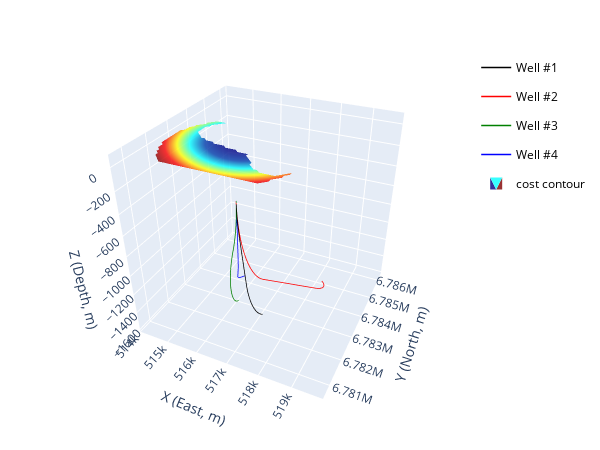

This figure's notebook cell:
### Markdown cell above
## 3.2 3D Visualization
Plot the wellbore trajectories and the cost contour for the site.  
The cost contour indicates the total cost to reach all the targets while placing the drill site at the given [X, Y] location.  
If the cost contour at a given point is empty, then it means the site located at this point cannot reach at least one of the targets under the given constraints.

### Code cell
# Plot wellbore trajectory
fig1=None #initiate a fig
styles=['k-', 'r-', 'g-', 'b-'] # line style for each trajectory
for i, wellbore in enumerate(wellbores):
    fig1=PlotSurvey(wellbore, # trajectory data
                    fig=fig1, # figure handle
                    style=styles[i], # line style for the trajectory
                    name=f'Well #{i+1}', # name of the trajectory in the plot
                    show=0) # wait for plottiing all trajectories

# plot the cost contour for the site
PlotContour(X=contour_1site['X'],
            Y=contour_1site['Y'],
            Contour_Val=contour_1site['cost'],
            fig=fig1,
            name='cost contour',
            azim=-65, # view angle azimuth
            elev=40, # view angle elevation
            show=0)
mincost=np.nanmin(contour_1site['cost'])
minidx=np.nanargmin(contour_1site['cost'])
print (f"min cost (node value): {mincost}")
print (f"min cost (node location): {[contour_1site['X'][minidx], contour_1site['Y'][minidx]]}")

# show the figure
fig1.show()
